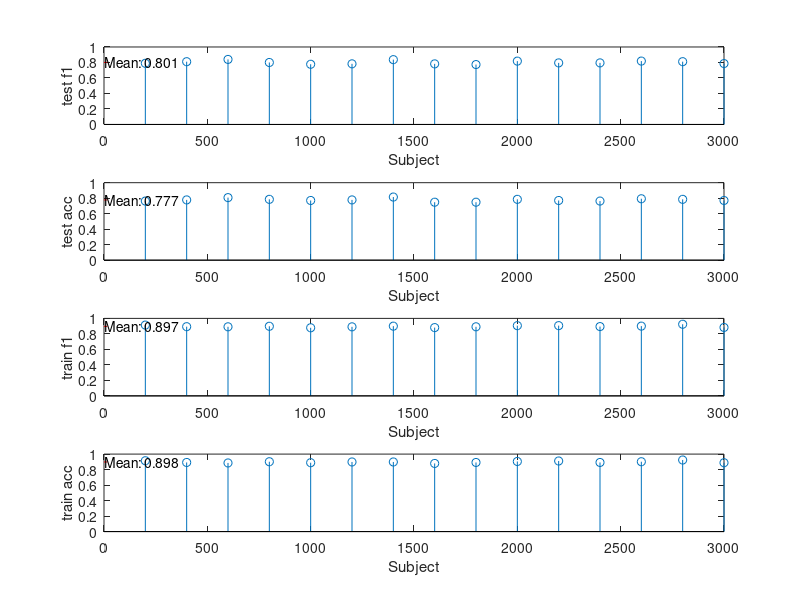

MATLAB code to generate this figure:


%load('lstm_personal_performance_vae.mat');
%load('lstm_personal_performance_ae.mat');
%load('lstm_personal_performance_ica.mat');
%load('lstm_personal_performance_pca.mat');
%load('lstm_personal_performance_rbm.mat');

%load('gru_personal_performance_vae.mat');
%load('gru_personal_performance_ae.mat');
%load('gru_personal_performance_ica.mat');
%load('gru_personal_performance_pca.mat');
load('gru_personal_performance_rbm.mat');

% Calculate the mean of each variable
mean_var1 = mean(test_f1);
mean_var2 = mean(test_acc);
mean_var3 = mean(train_f1);
mean_var4 = mean(train_acc);

% Create a time vector (assuming data is sampled at 128 Hz)
Sub = (1:15)*200;

% Plot the variables
figure;
subplot(4,1,1);
stem(Sub, test_f1);
hold on;
plot([0 16], [mean_var1 mean_var1], 'r--');
hold off;
xlabel('Subject');
ylabel('test f1');
text(1,mean_var1+0.01,sprintf('Mean: %.3f',mean_var1));

subplot(4,1,2);
stem(Sub, test_acc);
hold on;
plot([0 16], [mean_var2 mean_var2], 'r--');
hold off;
xlabel('Subject');
ylabel('test acc');
text(1,mean_var2+0.01,sprintf('Mean: %.3f',mean_var2));

subplot(4,1,3);
stem(Sub, train_f1);
hold on;
plot([0 16], [mean_var3 mean_var3], 'r--');
hold off;
xlabel('Subject');
ylabel('train f1');
text(1,mean_var3+0.01,sprintf('Mean: %.3f',mean_var3));

subplot(4,1,4);
stem(Sub, train_acc);
hold on;
plot([0 16], [mean_var4 mean_var4], 'r--');
hold off;
xlabel('Subject');
ylabel('train acc');
text(1,mean_var4+0.01,sprintf('Mean: %.3f',mean_var4));


